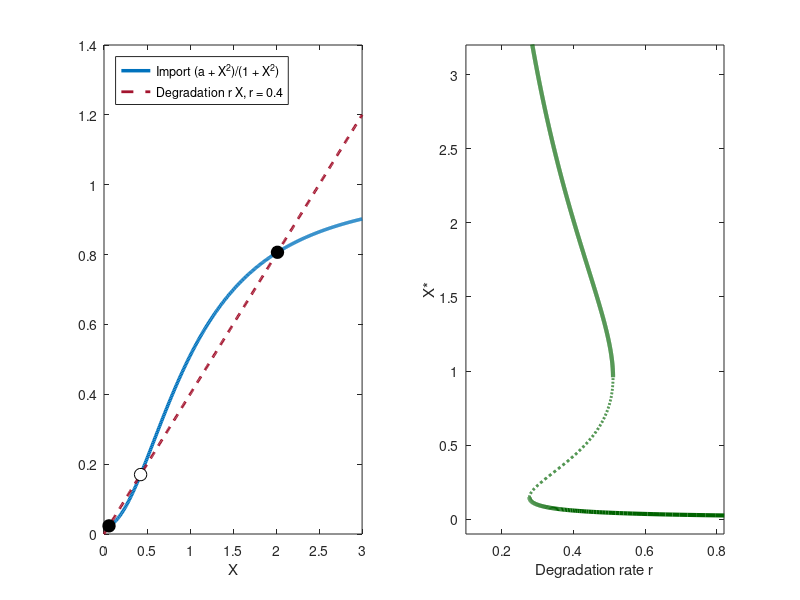

Recreate this plot in MATLAB.
% Fig. 3.18: Gene switch of the lac operon (book, Section 3.3, Eq. 3.23)
% dX/dt = (a + X^2)/(1 + X^2) - r X with a = 0.02; left import and degradation for r = 0.4, right X* as a function of r (hysteresis)
% (c) 2026 Philipp Kügler · Program for the book "Dynamical Systems in the Life Sciences" · MIT License (see LICENSE)
a = 0.02;
imp = @(X) (a + X.^2) ./ (1 + X.^2);
subplot(1, 2, 1);
X = linspace(0, 3, 400); r = 0.4;
plot(X, imp(X), 'Color', [0 0.447 0.741], 'LineWidth', 2.5); hold on
plot(X, r * X, '--', 'Color', [0.64 0.08 0.18], 'LineWidth', 2);
% steady state: (a + X^2) = r X (1 + X^2), i.e. -r X^3 + X^2 - r X + a = 0
xs = sort(real(roots([-r 1 -r a])));
for i = 1:3
    if i == 2, fc = 'w'; else, fc = 'k'; end
    plot(xs(i), r * xs(i), 'ko', 'MarkerFaceColor', fc, 'MarkerSize', 9);
end
hold off
fprintf('r = 0.4: X* = %.3f  %.3f  %.3f  (off, threshold, on)\n', xs);
xlabel('X'); legend('Import (a + X^2)/(1 + X^2)', 'Degradation r X, r = 0.4', 'Location', 'northwest');
% bifurcation diagram: each X* belongs to r = Import(X*)/X*
subplot(1, 2, 2);
Xs = linspace(0.005, 4, 4000); R = imp(Xs) ./ Xs;
Rk = R; Rk(Xs >= 0.5) = Inf; [~, i1] = min(Rk);          % turning points of the curve: smallest r on the lower branch,
Rg = R; Rg(Xs <= 0.5 | Xs >= 2) = 0; [~, i2] = max(Rg);  % largest r on the middle branch
gruen = [0 0.39 0];
plot(R(1:i1), Xs(1:i1), 'Color', gruen, 'LineWidth', 3); hold on
plot(R(i1:i2), Xs(i1:i2), '--', 'Color', gruen, 'LineWidth', 2);
plot(R(i2:end), Xs(i2:end), 'Color', gruen, 'LineWidth', 3); hold off
fprintf('bistable for %.2f < r < %.2f\n', R(i1), R(i2));
xlim([0.1 0.82]); ylim([-0.1 3.2]); xlabel('Degradation rate r'); ylabel('X*');
